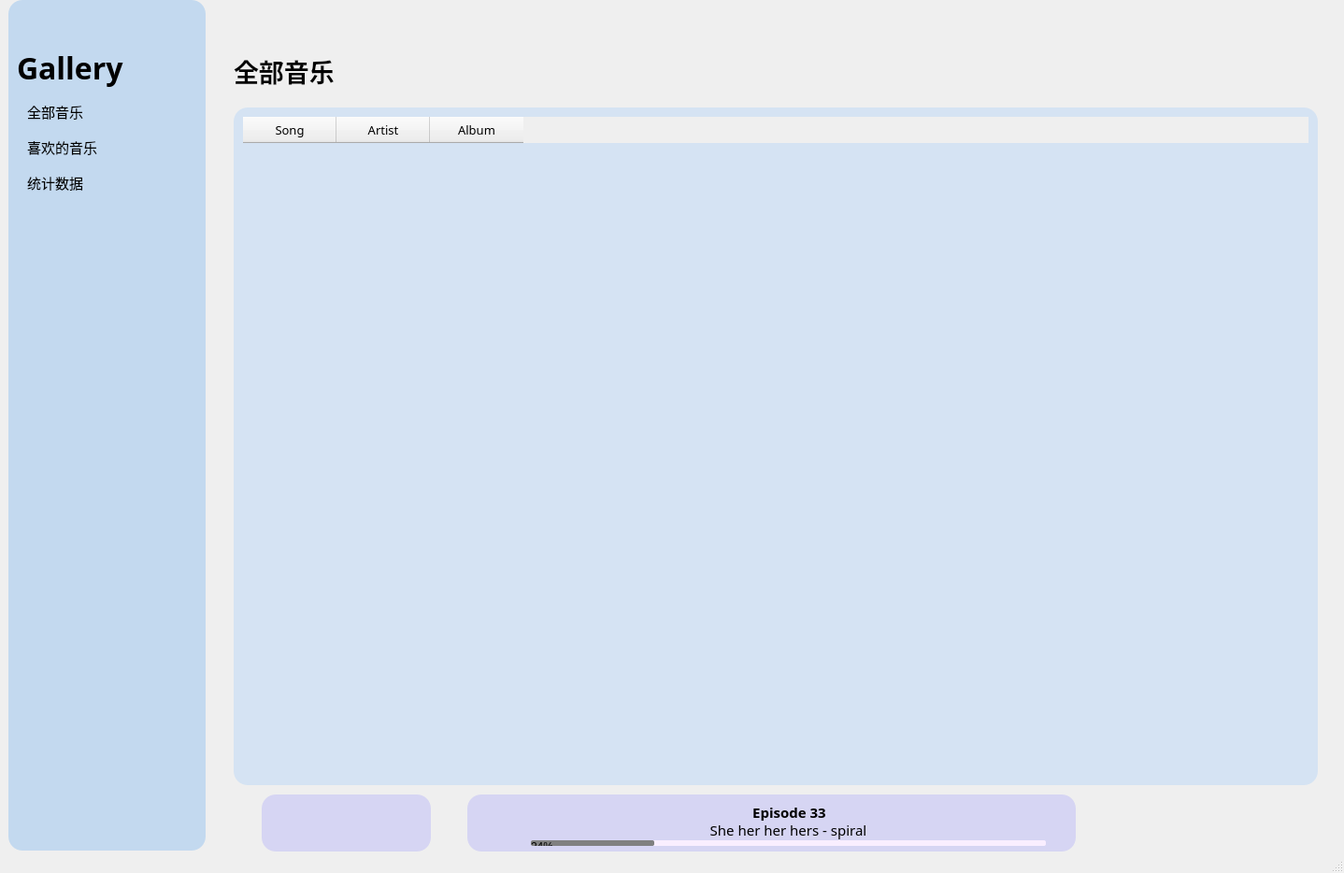
<?xml version="1.0" encoding="UTF-8"?>
<ui version="4.0">
 <class>MainWindow</class>
 <widget class="QMainWindow" name="MainWindow">
  <property name="geometry">
   <rect>
    <x>0</x>
    <y>0</y>
    <width>1438</width>
    <height>934</height>
   </rect>
  </property>
  <property name="sizePolicy">
   <sizepolicy hsizetype="Preferred" vsizetype="Preferred">
    <horstretch>0</horstretch>
    <verstretch>0</verstretch>
   </sizepolicy>
  </property>
  <property name="minimumSize">
   <size>
    <width>1438</width>
    <height>934</height>
   </size>
  </property>
  <property name="maximumSize">
   <size>
    <width>1438</width>
    <height>934</height>
   </size>
  </property>
  <property name="windowTitle">
   <string>MainWindow</string>
  </property>
  <widget class="QWidget" name="centralwidget">
   <widget class="QStackedWidget" name="stackedWidget">
    <property name="geometry">
     <rect>
      <x>220</x>
      <y>0</y>
      <width>1200</width>
      <height>852</height>
     </rect>
    </property>
    <property name="styleSheet">
     <string notr="true">QStackedWidget
{

}</string>
    </property>
    <property name="currentIndex">
     <number>1</number>
    </property>
    <widget class="QWidget" name="page_3"/>
    <widget class="QWidget" name="page">
     <widget class="QLabel" name="label_2">
      <property name="geometry">
       <rect>
        <x>30</x>
        <y>60</y>
        <width>111</width>
        <height>31</height>
       </rect>
      </property>
      <property name="font">
       <font>
        <family>Microsoft YaHei UI Semibold</family>
        <pointsize>20</pointsize>
        <weight>75</weight>
        <bold>true</bold>
       </font>
      </property>
      <property name="text">
       <string>全部音乐</string>
      </property>
     </widget>
     <widget class="QTableWidget" name="tableWidget">
      <property name="geometry">
       <rect>
        <x>30</x>
        <y>115</y>
        <width>1160</width>
        <height>725</height>
       </rect>
      </property>
      <property name="minimumSize">
       <size>
        <width>951</width>
        <height>0</height>
       </size>
      </property>
      <property name="font">
       <font>
        <family>微软雅黑</family>
        <pointsize>10</pointsize>
        <weight>50</weight>
        <italic>false</italic>
        <bold>false</bold>
       </font>
      </property>
      <property name="cursor" stdset="0">
       <cursorShape>ArrowCursor</cursorShape>
      </property>
      <property name="focusPolicy">
       <enum>Qt::NoFocus</enum>
      </property>
      <property name="styleSheet">
       <string notr="true">QTableWidget {
	background-color: #d5e3f3;
 	border: none;
	outline: none;
	border-radius: 15px;
	padding: 10px;
}
QHeaderView::section{
	text-align:center;
	padding:3px;
	margin:0px;
	border-left-width:0;
}
QTableWidget::item {
	
}
QTableWidget::item:selected{
	outline: none;
    background-color: #dbe7f4;
}
QTableWidget::item:nth-child(1) {
    border-top-left-radius: 5px;
    border-bottom-left-radius: 5px;
}
QTableWidget::item:nth-child(3) {
    border-top-left-radius: 5px;
    border-bottom-left-radius: 5px;
}</string>
      </property>
      <property name="showGrid">
       <bool>false</bool>
      </property>
      <property name="wordWrap">
       <bool>false</bool>
      </property>
      <column>
       <property name="text">
        <string>Song</string>
       </property>
      </column>
      <column>
       <property name="text">
        <string>Artist</string>
       </property>
      </column>
      <column>
       <property name="text">
        <string>Album</string>
       </property>
      </column>
     </widget>
    </widget>
    <widget class="QWidget" name="page_2"/>
    <widget class="QWidget" name="page_4"/>
    <widget class="QWidget" name="page_5"/>
    <widget class="QWidget" name="page_6"/>
   </widget>
   <widget class="QListWidget" name="listWidget">
    <property name="geometry">
     <rect>
      <x>9</x>
      <y>0</y>
      <width>211</width>
      <height>910</height>
     </rect>
    </property>
    <property name="font">
     <font>
      <family>Microsoft Yahei</family>
      <pointsize>11</pointsize>
      <weight>50</weight>
      <italic>false</italic>
      <bold>false</bold>
     </font>
    </property>
    <property name="cursor" stdset="0">
     <cursorShape>ArrowCursor</cursorShape>
    </property>
    <property name="mouseTracking">
     <bool>true</bool>
    </property>
    <property name="styleSheet">
     <string notr="true">QListWidget 
{
    background-color: #c3d9ef;
    border: none;
	border-radius: 15px;
    font: 10.5pt &quot;Microsoft Yahei&quot;;
	outline: 0px;
	padding-top: 100px;
	padding-right: 10px;
	padding-left: 12px;
}
QListWidget::item 
{
    background-color: transparent;
    color: #000000;
    border: 0px;
    padding-left: 5px;
    height: 38px;
}
QListWidget::item:selected 
{
    color: #ffffff;
    background-color: rgb(46, 123, 253);
	border-radius: 12px;
}</string>
    </property>
    <item>
     <property name="text">
      <string>全部音乐</string>
     </property>
    </item>
    <item>
     <property name="text">
      <string>喜欢的音乐</string>
     </property>
    </item>
    <item>
     <property name="text">
      <string>统计数据</string>
     </property>
    </item>
   </widget>
   <widget class="QPushButton" name="settings">
    <property name="geometry">
     <rect>
      <x>29</x>
      <y>20</y>
      <width>23</width>
      <height>23</height>
     </rect>
    </property>
    <property name="cursor">
     <cursorShape>PointingHandCursor</cursorShape>
    </property>
    <property name="mouseTracking">
     <bool>true</bool>
    </property>
    <property name="styleSheet">
     <string notr="true">QPushButton
{
	margin: 0px;
	border: 0px;
	background-color: #c3d9ef;
}
</string>
    </property>
    <property name="text">
     <string/>
    </property>
   </widget>
   <widget class="QPushButton" name="add">
    <property name="geometry">
     <rect>
      <x>180</x>
      <y>20</y>
      <width>23</width>
      <height>23</height>
     </rect>
    </property>
    <property name="cursor">
     <cursorShape>PointingHandCursor</cursorShape>
    </property>
    <property name="mouseTracking">
     <bool>true</bool>
    </property>
    <property name="styleSheet">
     <string notr="true">QPushButton
{
	margin: 0px;
	border: 0px;
	background-color: #c3d9ef;
}</string>
    </property>
    <property name="text">
     <string/>
    </property>
   </widget>
   <widget class="QLabel" name="label">
    <property name="geometry">
     <rect>
      <x>18</x>
      <y>47</y>
      <width>121</width>
      <height>51</height>
     </rect>
    </property>
    <property name="font">
     <font>
      <family>Microsoft YaHei UI Semibold</family>
      <pointsize>24</pointsize>
      <weight>75</weight>
      <bold>true</bold>
     </font>
    </property>
    <property name="text">
     <string>Gallery</string>
    </property>
   </widget>
   <widget class="QProgressBar" name="progressBar">
    <property name="geometry">
     <rect>
      <x>568</x>
      <y>899</y>
      <width>551</width>
      <height>6</height>
     </rect>
    </property>
    <property name="styleSheet">
     <string notr="true">QProgressBar {
	border: none;
	border-radius: 2px;
	background-color: #f9eeff;
	qproperty-textVisible: false;
}

QProgressBar::chunk {
	background-color: #808080;
	border-radius: 2px;
}
</string>
    </property>
    <property name="value">
     <number>24</number>
    </property>
   </widget>
   <widget class="QLabel" name="song_name">
    <property name="geometry">
     <rect>
      <x>574</x>
      <y>859</y>
      <width>541</width>
      <height>20</height>
     </rect>
    </property>
    <property name="font">
     <font>
      <family>Microsoft YaHei</family>
      <pointsize>11</pointsize>
      <weight>75</weight>
      <bold>true</bold>
     </font>
    </property>
    <property name="text">
     <string>Episode 33</string>
    </property>
    <property name="alignment">
     <set>Qt::AlignCenter</set>
    </property>
   </widget>
   <widget class="QLabel" name="song_info">
    <property name="geometry">
     <rect>
      <x>588</x>
      <y>878</y>
      <width>511</width>
      <height>20</height>
     </rect>
    </property>
    <property name="font">
     <font>
      <family>Microsoft YaHei</family>
      <pointsize>11</pointsize>
      <weight>50</weight>
      <bold>false</bold>
     </font>
    </property>
    <property name="text">
     <string>She her her hers - spiral</string>
    </property>
    <property name="alignment">
     <set>Qt::AlignCenter</set>
    </property>
   </widget>
   <widget class="QWidget" name="widget" native="true">
    <property name="geometry">
     <rect>
      <x>500</x>
      <y>850</y>
      <width>651</width>
      <height>61</height>
     </rect>
    </property>
    <property name="styleSheet">
     <string notr="true">QWidget {
	background-color: #d6d5f3;
	border-radius: 15px;
}
</string>
    </property>
    <widget class="QPushButton" name="song_cover">
     <property name="geometry">
      <rect>
       <x>13</x>
       <y>8</y>
       <width>47</width>
       <height>47</height>
      </rect>
     </property>
     <property name="cursor">
      <cursorShape>PointingHandCursor</cursorShape>
     </property>
     <property name="mouseTracking">
      <bool>true</bool>
     </property>
     <property name="styleSheet">
      <string notr="true">QPushButton
{
	margin: 0px;
	border: 0px;
	border-radius: 5px;
}
</string>
     </property>
     <property name="text">
      <string/>
     </property>
    </widget>
   </widget>
   <widget class="QWidget" name="widget_2" native="true">
    <property name="geometry">
     <rect>
      <x>280</x>
      <y>850</y>
      <width>181</width>
      <height>61</height>
     </rect>
    </property>
    <property name="styleSheet">
     <string notr="true">QWidget {
	background-color: #d6d5f3;
	border-radius: 15px;
}
</string>
    </property>
    <widget class="QPushButton" name="last_song">
     <property name="geometry">
      <rect>
       <x>15</x>
       <y>15</y>
       <width>32</width>
       <height>32</height>
      </rect>
     </property>
     <property name="cursor">
      <cursorShape>PointingHandCursor</cursorShape>
     </property>
     <property name="mouseTracking">
      <bool>true</bool>
     </property>
     <property name="styleSheet">
      <string notr="true">QPushButton
{
	margin: 0px;
	border: 0px;
}
</string>
     </property>
     <property name="text">
      <string/>
     </property>
    </widget>
    <widget class="QPushButton" name="play_music">
     <property name="geometry">
      <rect>
       <x>55</x>
       <y>15</y>
       <width>32</width>
       <height>32</height>
      </rect>
     </property>
     <property name="cursor">
      <cursorShape>PointingHandCursor</cursorShape>
     </property>
     <property name="mouseTracking">
      <bool>true</bool>
     </property>
     <property name="styleSheet">
      <string notr="true">QPushButton
{
	margin: 0px;
	border: 0px;
}
</string>
     </property>
     <property name="text">
      <string/>
     </property>
    </widget>
    <widget class="QPushButton" name="next_song">
     <property name="geometry">
      <rect>
       <x>95</x>
       <y>15</y>
       <width>32</width>
       <height>32</height>
      </rect>
     </property>
     <property name="cursor">
      <cursorShape>PointingHandCursor</cursorShape>
     </property>
     <property name="mouseTracking">
      <bool>true</bool>
     </property>
     <property name="styleSheet">
      <string notr="true">QPushButton
{
	margin: 0px;
	border: 0px;
}
</string>
     </property>
     <property name="text">
      <string/>
     </property>
    </widget>
    <widget class="QPushButton" name="like">
     <property name="geometry">
      <rect>
       <x>140</x>
       <y>19</y>
       <width>23</width>
       <height>23</height>
      </rect>
     </property>
     <property name="cursor">
      <cursorShape>PointingHandCursor</cursorShape>
     </property>
     <property name="mouseTracking">
      <bool>true</bool>
     </property>
     <property name="styleSheet">
      <string notr="true">QPushButton
{
	margin: 0px;
	border: 0px;
}
</string>
     </property>
     <property name="text">
      <string/>
     </property>
    </widget>
   </widget>
   <zorder>stackedWidget</zorder>
   <zorder>listWidget</zorder>
   <zorder>settings</zorder>
   <zorder>add</zorder>
   <zorder>label</zorder>
   <zorder>widget</zorder>
   <zorder>song_name</zorder>
   <zorder>song_info</zorder>
   <zorder>progressBar</zorder>
   <zorder>widget_2</zorder>
  </widget>
  <widget class="QStatusBar" name="statusbar"/>
  <action name="actionAbout">
   <property name="text">
    <string>关于musicGallery</string>
   </property>
   <property name="font">
    <font>
     <family>新宋体</family>
    </font>
   </property>
  </action>
  <action name="actionconfig">
   <property name="text">
    <string>配置音乐文件夹</string>
   </property>
   <property name="font">
    <font>
     <family>新宋体</family>
    </font>
   </property>
  </action>
 </widget>
 <resources/>
 <connections/>
</ui>
